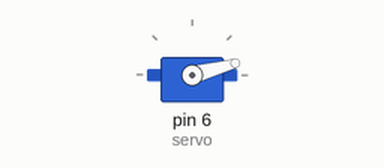
The sketch below on a simulated Arduino Uno, built with avr-gcc and run on an emulated ATmega328P. Parts: servo.

Above: at 0.05 s.
At 0.5 s:
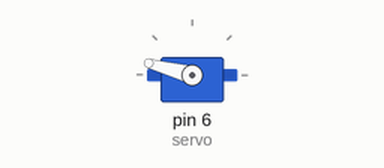
At 0.75 s:
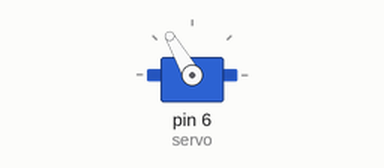
At 1.0 s:
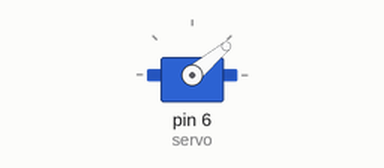
Timing chart, 0 to 3.0 s (numbered marks = the images above):
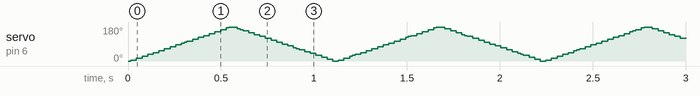

The sketch:

servomotor.ino
```cpp
#include <Servo.h>

Servo servo;
int pos=0;

void setup() {
  servo.attach(6);
  // put your setup code here, to run once:

}

void loop() {
    for (pos = 0; pos <= 180; pos += 5) {
    servo.write(pos);
    delay(15);
  }
  for (pos = 180; pos >= 0; pos -= 5) {
    servo.write(pos);
    delay(15);
  }
  // put your main code here, to run repeatedly:

}
```
